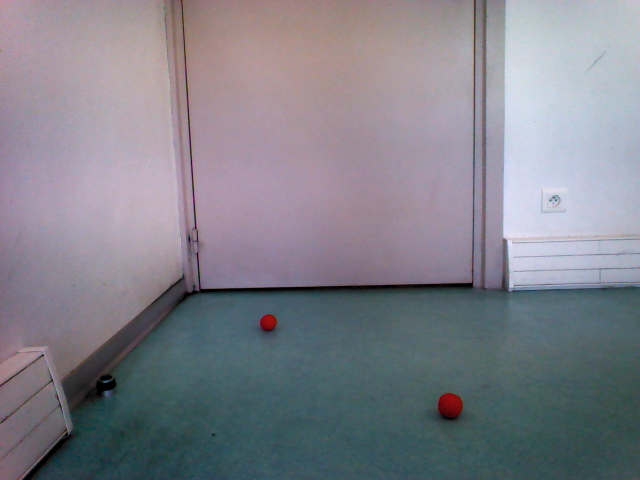
#> input picture camImage.png, 640 x 480 px, found by its file name
$ python test.py
#> lines starting #> are read from the running program, lines starting #| are printed output that depends on the picture; after the words box and inside, x2 and y2 are one past the last pixel; in counts of white or black regions, pixels touching at a corner belong together
import numpy as np
import cv2
import cv2.cv as cv
import imutils


def main():
    img = cv2.imread("camImage.png")
#> img is the input picture: shape (480, 640, 3); mean B, G, R 138.3, 129.3, 129.2
    output = img.copy()
    gray = cv2.cvtColor(img, cv2.COLOR_BGR2GRAY)
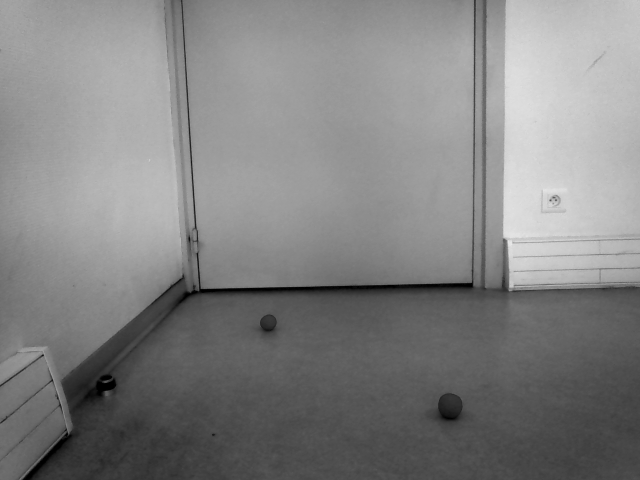
#> gray: shape (480, 640); min 0, max 233, mean 130.3
    gray = cv2.GaussianBlur(gray, (5, 5), 0)
    gray = cv2.medianBlur(gray, 5)
    gray = cv2.adaptiveThreshold(gray, 255, cv2.ADAPTIVE_THRESH_GAUSSIAN_C, cv2.THRESH_BINARY, 11, 3.5)
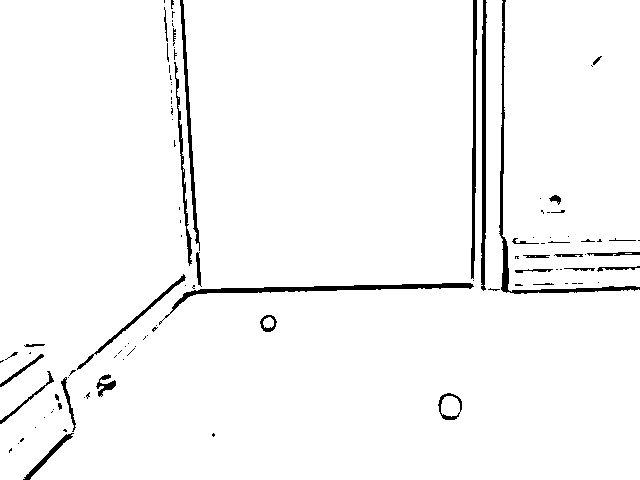
#> gray: shape (480, 640); 96.9% white; 106 black regions (70 under 20 px), largest, box (x1, y1, x2, y2) and area: (159, 283, 474, 325) 1450, (499, 0, 640, 294) 1435, (481, 0, 487, 291) 1124
#> (the run stopped early here; a loop or call above may not have finished)
